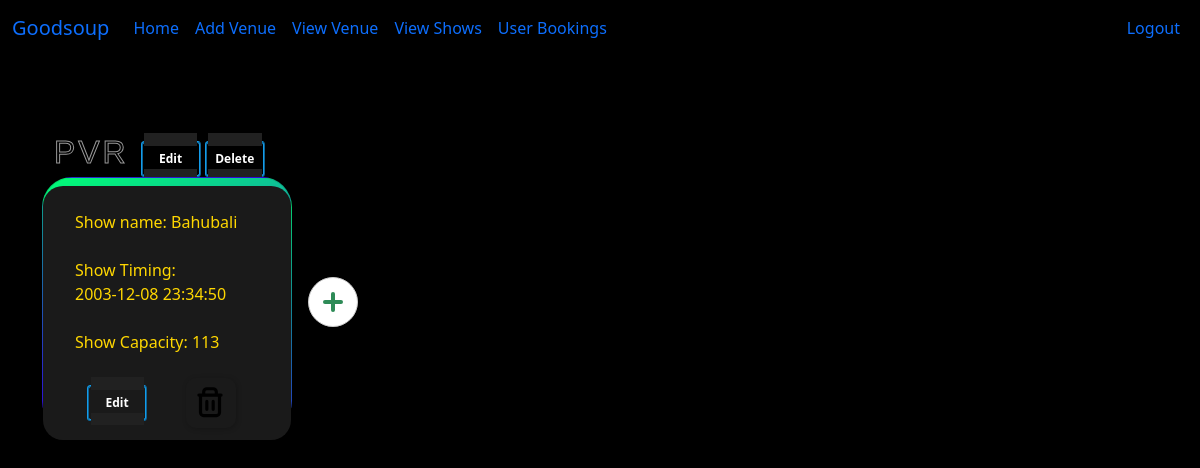
/viewvenue/ (signed in), run on an earlier commit of the app's database.
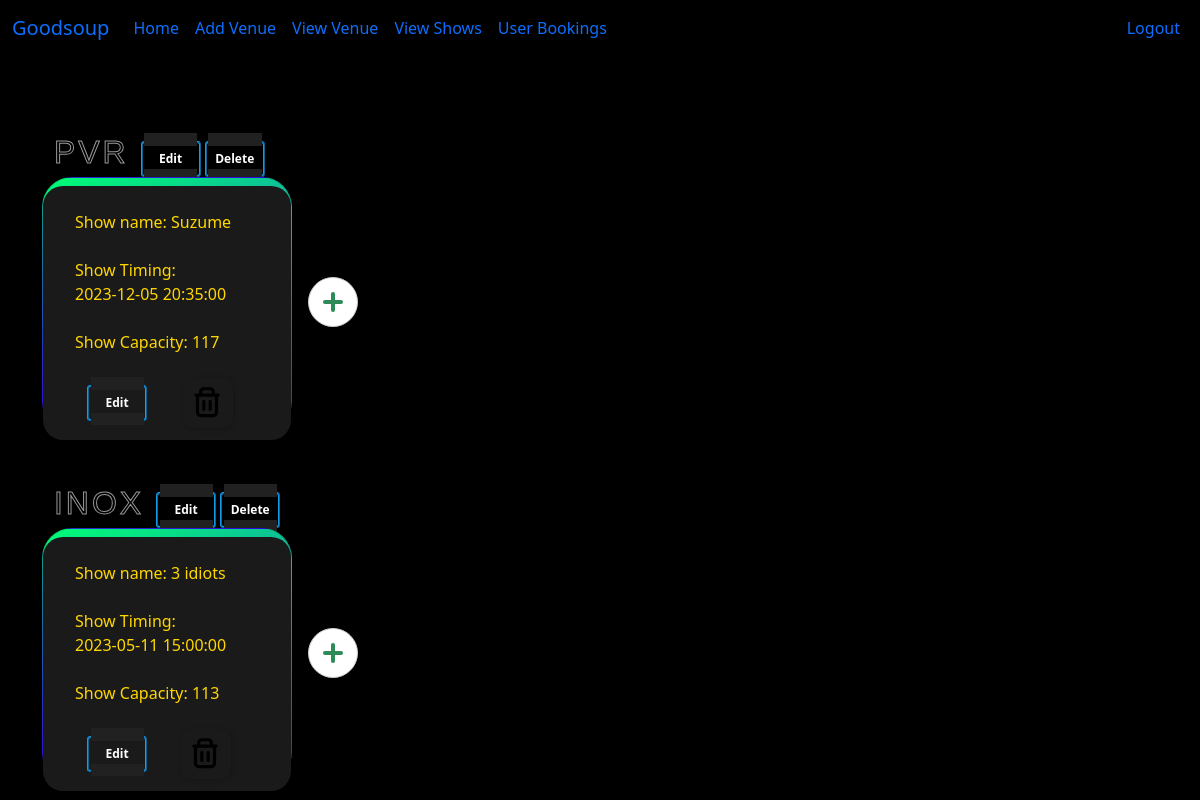
And on a later commit of the database.
### database.py (models this page shows)
class Venue(db.Model):
    id = db.Column(db.Integer, primary_key=True)
    name = db.Column(db.String(255), nullable=False)
    place = db.Column(db.String(255), nullable=False)
    location = db.Column(db.String(255), nullable=False)
    shows = db.relationship('Show', backref = 'shows')
    Capacity = db.Column(db.Integer, nullable=False)
    date_added = db.Column(db.DateTime, default=datetime.utcnow(),nullable=False)

class Show(db.Model):
    id = db.Column(db.Integer, primary_key=True)
    venue_id = db.Column(db.Integer, db.ForeignKey('venue.id'))
    name = db.Column(db.String(255), nullable=False)
    rating = db.Column(db.Float, nullable=False)
    rating = Column(Float,CheckConstraint('rating >= 0 AND rating <= 10'))
    tags = db.Column(db.String(255),nullable=False)
    show_timing = db.Column(db.DateTime,nullable=False)
    ticket_price = db.Column(db.Integer,nullable=False)
    available_seats=db.Column(db.Integer,nullable=False)
    date_added = db.Column(db.DateTime, default=datetime.utcnow(),nullable=False)

### admin.py (the view)
@app.route('/viewvenue/',methods=['GET','POST'])
@login_required
def viewvenue():
    venues = Venue.query.order_by(Venue.date_added)
    shows = Show.query.order_by(Show.date_added)
    return render_template('viewVenues.html',venues=venues, shows=shows)

### admin.py (called while the page is built)
@adminlogin_manager.user_loader
def load_user(admin_id):
    return Admin.query.filter_by(id=int(admin_id)).first()

### user.py (called while the page is built)
@app.context_processor
def user_navbar():
    form = SearchForm()
    return dict(form=form)

### templates/viewVenues.html (shortened to what this page needs)
{% extends 'baseadmin.html' %}
{% block content %}
<body style="background: black;">
{% for venue in venues %}
<button data-text="Awesome" class="button">
    <span class="actual-text">&nbsp;{{ venue.name }}&nbsp; <button class="my-button"><a href="{{ url_for('updatevenue', id=venue.id) }}" style="text-decoration: none; color: white;">
    Edit
  </a>
</button></span>
<button data-text="Awesome" class="button">
     <button class="my-button"><a href="{{ url_for('deletevenue', id=venue.id) }}" style="text-decoration: none; color: white;">
    Delete
  </a>
</button>
</button>
    <div class="card-container">
        {% for show in venue.shows %}
            {% if show.venue_id == venue.id %}
                <div class="card">
                    <div class="card-title"><h5 style="text-align: center;"></h5>
                    <div class="card2">
                            <ul>
                                <li style="color: gold; list-style-type: none; text-align: left;">Show name: {{ show.name }}</li>
                                <li style="color: gold; list-style-type: none;">Show Timing:</br> {{ show.show_timing }}</li>
                                <li style="color: gold; list-style-type: none;">Show Capacity: {{ show.available_seats }}</li>
                            <div class="container" style="display: flex; align-items: center;">
                            <button class="my-button"><a href="{{ url_for('updateshow',id=show.id) }}" style="text-decoration: none; color: white;">
    Edit
  </a>
</button>
<div class="container" style="width: 3px">
  <a href="{{ url_for('deleteshow',id=show.id) }}" style="text-decoration: none;">
<button class="btn">
  <span class="icon-wrapper">
  </span>
</button>
</a>
                            </ul>
                        </div>
                    </div>
                </div>
            {% endif %}
        {% endfor %}
     <a href="{{ url_for('addshow',id=venue.id) }}" >
<button class="icon-btn add-btn" style="margin-top:100px ;">
</button>
</a>
</div>
{% endfor %}
{% endblock %}

What changed in the data, as far as the page shows it:
removed Show: name "Bahubali", show_timing "2003-12-08 23:34:50", available_seats "113", shown under Venue (number 1 of 2 on the later page)
added Show: name "Suzume", show_timing "2023-12-05 20:35:00", available_seats "117", shown under Venue (number 1 of 2 on the later page)
added Show: name "3 idiots", show_timing "2023-05-11 15:00:00", available_seats "113"
